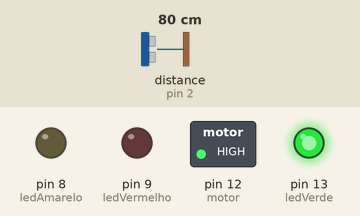
The sketch below on a simulated Arduino Uno, built with avr-gcc and run on an emulated ATmega328P. Parts: switched loads named in the sketch (green lamp = pin HIGH), output pins drawn as LEDs (lit = HIGH). Wiring (inferred from the names in the program): ultrasonic range finder: trigger pin 3; echo pin 2. The inputs (shaded band) are chosen by the test bench; at power-on: distance to the obstacle (sensor on pin 2) 80 cm. The echo pulse lasts 58.3 µs per cm; pins used as bus, display or sensor lines are not drawn.

Above: at 1.8 s.
1.9 s: distance to the obstacle (sensor on pin 2) set to 120 cm
At 2.4 s:
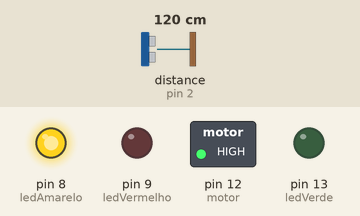
3.5 s: distance to the obstacle (sensor on pin 2) set to 199 cm
5.2 s: distance to the obstacle (sensor on pin 2) set to 205 cm
At 7.1 s:
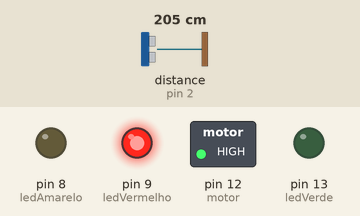
7.5 s: distance to the obstacle (sensor on pin 2) set to 2 cm
At 9.1 s:
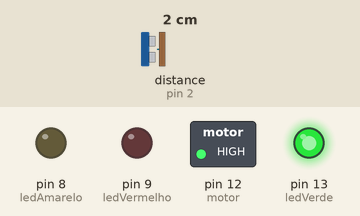
9.5 s: distance to the obstacle (sensor on pin 2) set to 250 cm
At 11.2 s:
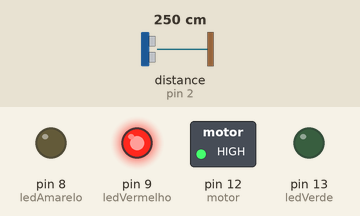
Timing chart, 0 to 12.5 s (numbered marks = the images above; inputs shaded):
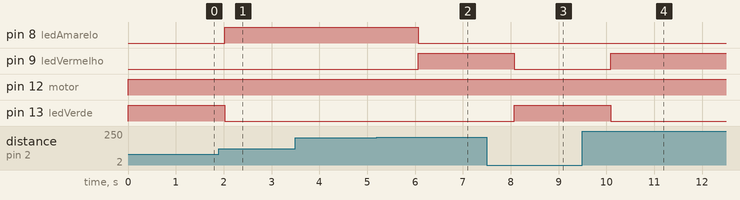

The sketch:

sistemaCirculacaoAr.ino
```cpp
// definindo as variáveis e pinos do arduino
const int trigPin = 3;      // Pino de disparo do sensor ultrassônico
const int echoPin = 2;      // Pino de eco do sensor ultrassônico
const int ledVerde = 13;    // Led verde
const int ledAmarelo = 8;   // Led amarelo
const int ledVermelho = 9;  // Led vermelho
const int motor = 12;   // Motor eletroventilador

void setup() {
  pinMode(trigPin, OUTPUT);  // Define o pino de disparo como saída
  pinMode(echoPin, INPUT);   // Define o pino de eco como entrada
  pinMode(ledVerde,OUTPUT);     // Define o pino do LED verde como saída
  pinMode(ledAmarelo,OUTPUT);     // Define o pino do LED amarelo como saída
  pinMode(ledVermelho,OUTPUT);     // Define o pino do LED vermelho como saída
  pinMode(motor,OUTPUT);    // Define o pino do motor eletroventilador como saída

}

void loop() {

  long duration, distanceCM;

  // Envia um pulso de disparo de 10 microssegundos
  digitalWrite(trigPin, LOW);
  delayMicroseconds(2);
  digitalWrite(trigPin, HIGH);
  delayMicroseconds(10);
  digitalWrite(trigPin, LOW);

  // Mede o tempo de duração do pulso de eco
  duration = pulseIn(echoPin, HIGH);

  // Calcula a distância em centímetros
  distanceCM = duration * 0.034 / 2;


  if (distanceCM < 100) {
    ligaLedVerde();
  } else if (distanceCM < 200){
    ligaLedAmarelo();
  } else if (distanceCM < 300){
    ligaLedVermelho();
  } else {
    desligaLeds();
  }

  delay(1000);  // Atraso de 1000 ms antes da próxima leitura
}


void ligaLedVerde(){
  digitalWrite(motor, HIGH);  // Aciona o motor
  digitalWrite(ledVerde, HIGH);  // Liga o LED verde
  digitalWrite(ledAmarelo, LOW);  //desliga o led amarelo
  digitalWrite(ledVermelho, LOW);  //desliga o led vermelho

}


void ligaLedAmarelo(){
  digitalWrite(motor, HIGH);  // Aciona o motor
  digitalWrite(ledVerde, LOW);  // Liga o LED verde
  digitalWrite(ledAmarelo, HIGH);  //desliga o led amarelo
  digitalWrite(ledVermelho, LOW);  //desliga o led vermelho
}


void ligaLedVermelho(){
  digitalWrite(motor, HIGH);  // Aciona o motor
  digitalWrite(ledVerde, LOW);  // Liga o LED verde
  digitalWrite(ledAmarelo, LOW);  //desliga o led amarelo
  digitalWrite(ledVermelho, HIGH);  //desliga o led vermelho

}

void desligaLeds(){
  digitalWrite(motor, LOW);  // Aciona o motor
  delay(500);
  digitalWrite(ledVerde, LOW);  // Liga o LED verde
  delay(500);
  digitalWrite(ledAmarelo, LOW);  //desliga o led amarelo
  delay(500);
  digitalWrite(ledVermelho, LOW);  //desliga o led vermelho

}
```

Measured:
- the behaviour switches between 202 and 203 cm on distance to the obstacle (sensor on pin 2) (found by bisection; images 1 and 2)
- after the input at 1.9 s, pin 8 (ledAmarelo): LOW → HIGH after 0.12 s; pin 13 (ledVerde): HIGH → LOW after 0.12 s
- after the input at 3.5 s, every drawn part: stays the same
- after the input at 5.2 s, pin 8 (ledAmarelo): HIGH → LOW after 0.86 s; pin 9 (ledVermelho): LOW → HIGH after 0.86 s
- after the input at 7.5 s, pin 9 (ledVermelho): HIGH → LOW after 0.58 s; pin 13 (ledVerde): LOW → HIGH after 0.58 s
- after the input at 9.5 s, pin 9 (ledVermelho): LOW → HIGH after 0.59 s; pin 13 (ledVerde): HIGH → LOW after 0.59 s
